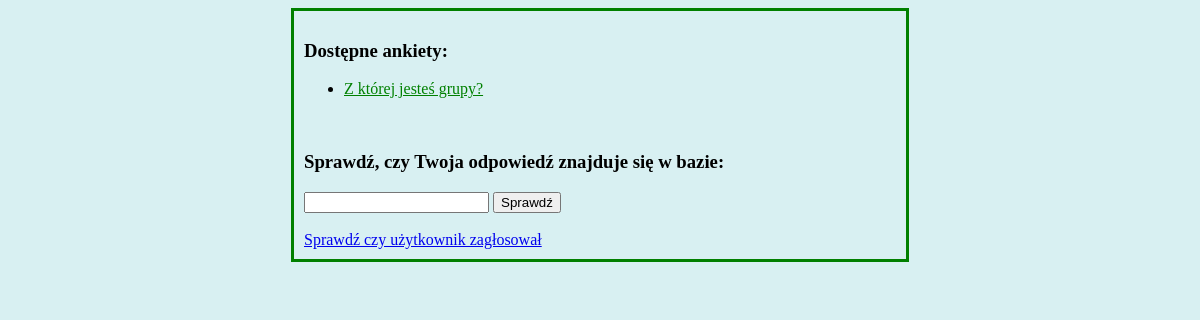
The page /ankiety/ on the database as committed earlier.
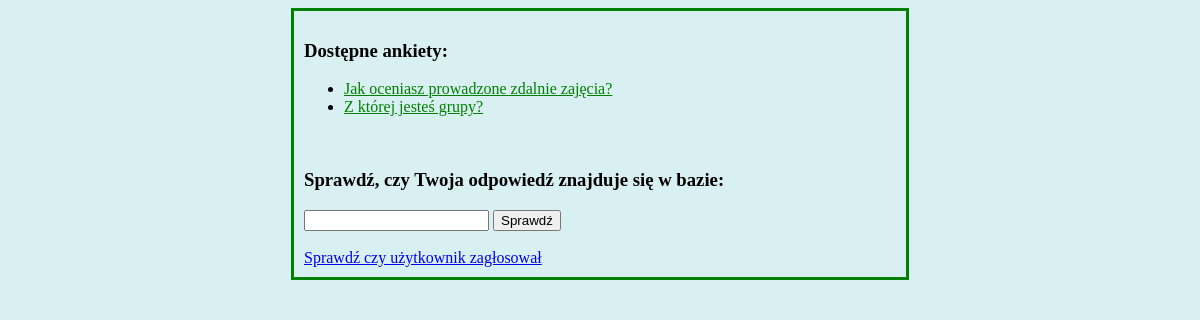
The same page on the database as committed later.
### ankiety/models.py (models this page shows, shortened)
class Question(models.Model):
    question_text = models.CharField(max_length=200)
    pub_date = models.DateTimeField('date published')

### ankiety/views.py (the view)
# urls.py: path('', views.index, name='index'),
def index(request):
    latest_question_list = Question.objects.order_by('-pub_date')[:5]
    template = loader.get_template('ankiety/index.html')
    context = {
        'latest_question_list': latest_question_list,
    }
    return HttpResponse(template.render(context, request))

### ankiety/templates/ankiety/index.html (shortened to what this page needs)
<!DOCTYPE html>
<html lang="pl">
<head>
</head>
<body>
{% load static %}
<link rel="stylesheet" type="text/css" href="{% static 'ankiety/style.css' %}">
<div class="center">
<h3>Dostępne ankiety:</h3>
{% if latest_question_list %}
    <ul>
    {% for question in latest_question_list %}
        <li><a href="{% url 'ankiety:detail' question.id %}">{{ question.question_text }}</a></li>
    {% endfor %}
    </ul>
{% else %}
    <p>Brak ankiet.</p>
{% endif %}
<br>
<h3>Sprawdź, czy Twoja odpowiedź znajduje się w bazie:</h3>
<form action="{% url 'ankiety:useranswers' %}" method="post">
<input type="text" name="user_id" id="user_id">
<input type="submit" value="Sprawdź">
</form>
<br>
<a href="/ankiety/adminpanel">Sprawdź czy użytkownik zagłosował</a>
</div>
</body>
</html>

Rows that differ between the two databases and show on the page:
added Question: question_text "Jak oceniasz prowadzone zdalnie zajęcia?"
